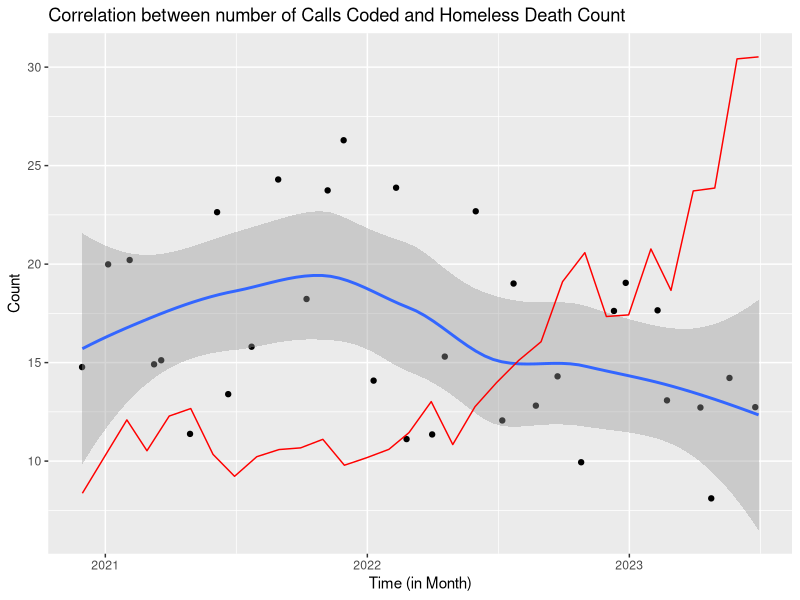
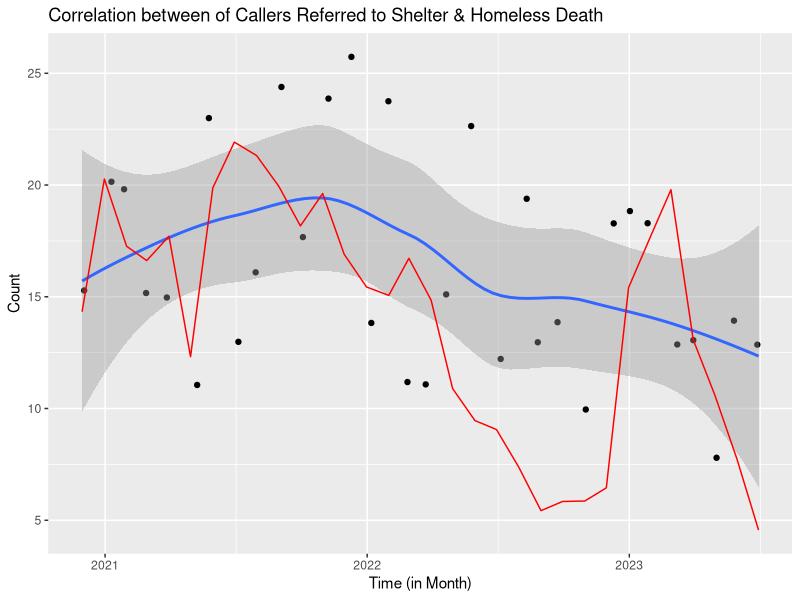
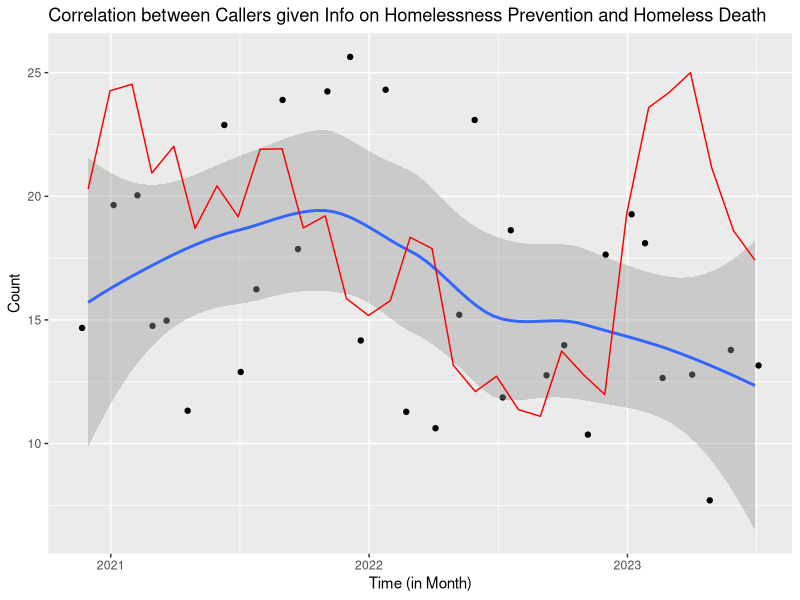

Recreate these plots in R, in order.
## ---- chunk 1
#| include: false
#| warning: false
#| message: false

library(tidyverse)
library(dplyr)
library(lubridate)
library(zoo)
library(knitr)
library(ggplot2)
## ---- chunk 2
#| label: tbl-daily-calls
#| tbl-cap: Sample of Renamed Central Intake Call Wrap-up Codes Variables
#| echo: false

central_intake_call_per_day <- read.csv(here::here("outputs/data/cleaned_central_intake_call_per_day.csv"))

sample_central_intake_call_per_day <- head(central_intake_call_per_day)

knitr::kable(sample_central_intake_call_per_day, col.names = c("Date", "Calls Coded", "Referral to Shelter", "Homelessness Prevention Info"), align = c("l", "c", "c", "c"))
## ---- chunk 3
#| label: tbl-monthly-calls
#| tbl-cap: Sample of Cleaned Central Intake Call Wrap-up Codes Dataset
#| echo: false

central_intake_call <- read.csv(here::here("outputs/data/cleaned_central_intake_call.csv"))

sample_central_intake_call <- head(central_intake_call)

knitr::kable(sample_central_intake_call, col.names = c("Month", "Calls Coded", "Referral to Shelter", "Homelessness Prevention Info"), align = c("l", "c", "c", "c"))
## ---- chunk 4
#| label: tbl-death-count
#| tbl-cap: Sample of Cleaned Deaths of People Experiencing Homelessness Dataset
#| echo: false

homeless_death_counts <- read.csv(here::here("outputs/data/cleaned_homeless_death_counts.csv"))

sample_homeless_death_counts <- head(homeless_death_counts, n = 3)

knitr::kable(sample_homeless_death_counts, col.names = c("Last Day of Month", "Death Count"), align = c("c", "c"))
## ---- chunk 5
#| label: fig-coded
#| fig-cap: Visualization to show correlation between number of Calls Coded and Homeless Death Counts
#| echo: false
#| message: false

combined_data <- read_csv(here::here("outputs/data/combined_data.csv"),
                          show_col_types = FALSE)


combined_data|> ggplot(mapping = aes(x = Month, y = Death_Count)) + 
  geom_jitter() + geom_smooth() + 
  geom_line(aes(x = Month, y = Calls_Coded_month/1000), color = "red") +
  labs(
    title = "Correlation between number of Calls Coded and Homeless Death Count",
    x = "Time (in Month)",
    y = "Count"
  )
#still need to add a legend or label, but I haven't yep figured out how
## ---- chunk 6
#| label: fig-referred
#| fig-cap: Visualization to show correlation between number of callers referred to shelter and Homeless Death Counts
#| echo: false
#| message: false

combined_data <- read_csv(here::here("outputs/data/combined_data.csv"),
                          show_col_types = FALSE)


combined_data|> ggplot(mapping = aes(x = Month, y = Death_Count)) + 
  geom_jitter() + geom_smooth() + 
  geom_line(aes(x = Month, y = Referral_to_Shelter_month/100), color = "red") +
  labs(
    title = "Correlation between of Callers Referred to Shelter & Homeless Death",
    x = "Time (in Month)",
    y = "Count"
  )
#still need to add a legend or label, but I haven't yep figured out how
## ---- chunk 7
#| label: fig-informed
#| fig-cap: Visualization to show correlation between number of callers given information on homelessness prevention and Homeless Death Counts
#| echo: false
#| message: false

combined_data <- read_csv(here::here("outputs/data/combined_data.csv"),
                          show_col_types = FALSE)


combined_data|> ggplot(mapping = aes(x = Month, y = Death_Count)) + 
  geom_jitter() + geom_smooth() + 
  geom_line(aes(x = Month, y = Information_Homelessness_and_Prevention_month/100), color = "red") +
  labs(
    title = "Correlation between Callers given Info on Homelessness Prevention and Homeless Death ",
    x = "Time (in Month)",
    y = "Count"
  )
#still need to add a legend or label, but I haven't yep figured out how
